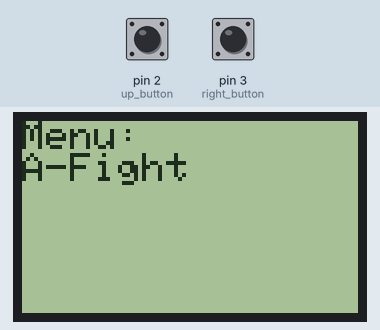
Recording of a sketch running on a simulated Arduino Uno, built with avr-gcc and run on an emulated ATmega328P. Shown: 84×48 one-colour display. The test bench sets the inputs (shaded band); at power-on: pin 2 (up_button) HIGH, pin 3 (right_button) HIGH. The display library's start-up logo is not drawn.

Above: at 2.2 s.
2.3 s: pin 2 (up_button) pulled LOW for 3.2 s
At 6.2 s:
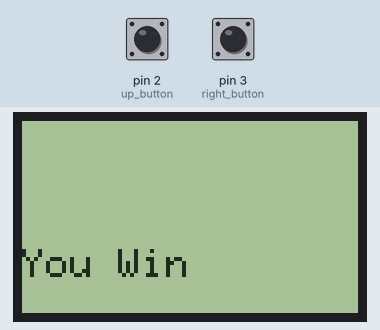
10.0 s: pin 2 (up_button) pulled LOW for 1 s
At 11.9 s:
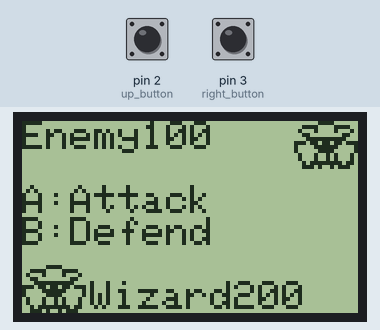
12.8 s: pin 3 (right_button) pulled LOW for 0.15 s
At 14.5 s:
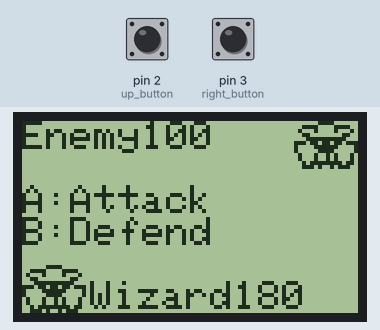
15.3 s: pin 3 (right_button) pulled LOW for 1 s
At 17.6 s:
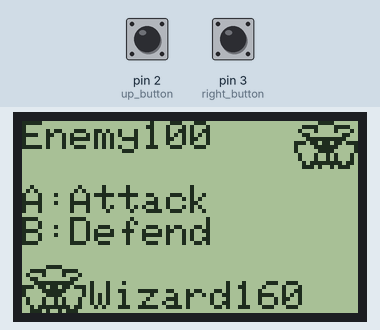
Timing chart, 0 to 18.8 s (numbered marks = the images above; inputs shaded):
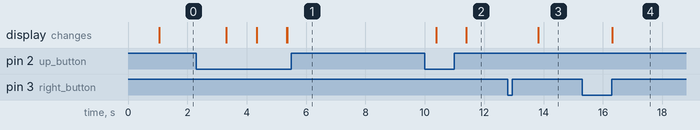

The sketch:

battle.ino
```cpp
#include <Adafruit_GFX.h>
#include <Adafruit_PCD8544.h>

// Initialising Display
Adafruit_PCD8544 display = Adafruit_PCD8544(13, 11, 7, 12, 10);

// Initialising funduino joystick shield
byte up_button = 2;
byte down_button = 4;
byte left_button = 5;
byte right_button = 3;
byte start_button = 6;
byte select_button = 7;
byte analog_button = 8;
byte x_axis = A0;
byte y_axis = A1;
byte buttons[] = {up_button, down_button, left_button, right_button, start_button, select_button, analog_button};

//Variables
byte menu_item = 0;
byte battle_menu = 0;
String heroname = "Wizard";
int heroHP = 200;
boolean defence = false;

int enemyHP = 100;


// Bitmaps
const unsigned char PROGMEM Wizard_Sprite [] = {
0x03, 0xC0, 0x3C, 0x3C, 0x44, 0x22, 0x30, 0x0C, 0x1F, 0xF8, 0xED, 0xB7, 0x87, 0xE1, 0x83, 0xC1,
0x44, 0xA2, 0x44, 0xA2, 0x2F, 0xF6, 0x3A, 0x5C,
};


void setup() {
  //Initialise the Joystick shield
  for (int i; i < 7; i++)
  {
   pinMode(buttons[i], INPUT);
   digitalWrite(buttons[i], HIGH);
  }
  display.begin();
  display.setContrast(50);
  display.display(); // Show splashscreen
  delay(1000);
  display.clearDisplay();  // Clears screen and buffer

}

void loop() {
  mainmenu();
}


void mainmenu() {
  // Reset variables
  heroHP = 200;
  enemyHP = 100;
  menu_item = 0;
  battle_menu = 0;

  display.clearDisplay();   // clears the screen and buffer
  display.setTextSize(1);
  display.setTextColor(BLACK);
  display.setCursor(0,0);
  display.println("Menu:");
  display.println("A-Fight");
  // Additional menu items may be added.
  // display.println("B-Digital Ctrl");
  display.display();
  while(menu_item == 0) {
    if(digitalRead(up_button) == 0) {
      menu_item = 1;
      fight();
    }
    if(digitalRead(right_button) == 0) {
      menu_item = 2;
      // usingbuttons();
    }
  }
}

void fight() {
  while(menu_item == 1) {
  display.clearDisplay();
  // User
  display.drawBitmap(0, 36, Wizard_Sprite, 16, 12, BLACK);
  display.setCursor(17,40);
  display.print(heroname);
  display.print(heroHP);

  // Foe
  display.drawBitmap(68, 0, Wizard_Sprite, 16, 12, BLACK);
  display.setCursor(0,0);
  display.print("Enemy");
  display.println(enemyHP);

  delay(1000);

  display.setCursor(0,16);
  display.println("A:Attack");
  display.println("B:Defend");
  display.display();


  while(battle_menu == 0) {
    if(digitalRead(up_button) == 0) {
      enemyHP = enemyHP - 40;
      battle_menu = 1;
    } else if(digitalRead(right_button) == 0) {
      defence = true;
      battle_menu = 2;
    }

  }

  battle_menu = 0;

  // Check if enemy HP <= 0
  if(enemyHP < 1) {
    winner();
  }

  // enemy attacks
  if(defence == true) {
    heroHP = heroHP - 20;
  } else {
    heroHP = heroHP - 30;
  }

  // reset defence
  defence = false;

  // check if user HP <= 0
  if(heroHP < 1) {
    loser();
  }

 }
}

void winner() {
  display.clearDisplay();
  display.println("You Win");
  display.display();
  delay(5000);
  mainmenu();
}

void loser() {
  display.clearDisplay();
  display.println("You Lose");
  display.display();
  delay(5000);
  mainmenu();
}
```

Measured:
- after the input at 2.3 s, the display: first changes after 1.0 s (image 1 shows a later state)
- after the input at 10.0 s, the display: first differs from a run without the input after 1.4 s (image 2)
- after the input at 12.8 s, the display: changes after 1.0 s (image 3)
- after the input at 15.3 s, the display: changes after 1.0 s (image 4)
